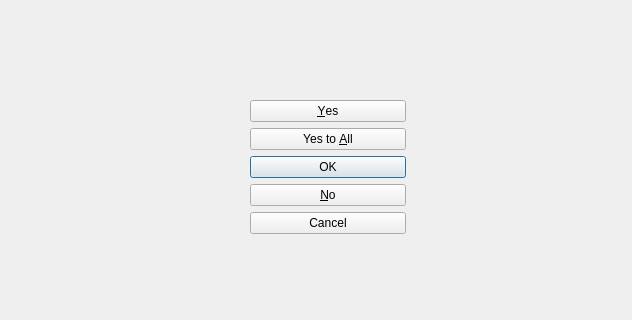
<?xml version="1.0" encoding="UTF-8"?>
<ui version="4.0">
 <class>Form</class>
 <widget class="QWidget" name="Form">
  <property name="geometry">
   <rect>
    <x>0</x>
    <y>0</y>
    <width>632</width>
    <height>320</height>
   </rect>
  </property>
  <property name="windowTitle">
   <string>Form</string>
  </property>
  <widget class="QDialogButtonBox" name="buttonBox">
   <property name="geometry">
    <rect>
     <x>250</x>
     <y>100</y>
     <width>156</width>
     <height>171</height>
    </rect>
   </property>
   <property name="orientation">
    <enum>Qt::Vertical</enum>
   </property>
   <property name="standardButtons">
    <set>QDialogButtonBox::Cancel|QDialogButtonBox::No|QDialogButtonBox::Ok|QDialogButtonBox::Yes|QDialogButtonBox::YesToAll</set>
   </property>
  </widget>
 </widget>
 <resources/>
 <connections/>
</ui>
